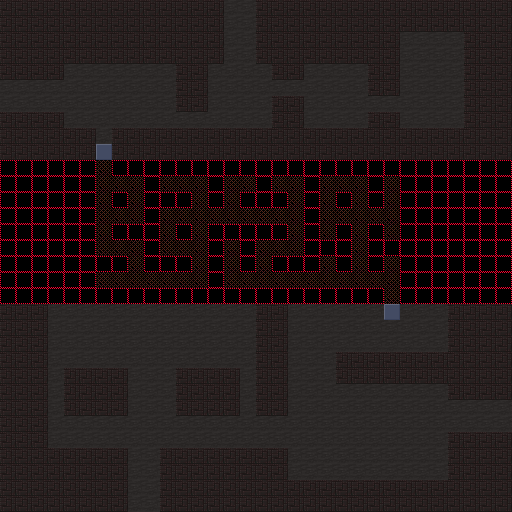

Below is a game level as drawn by its tile map, then a one-line description and the .tmx that defines it (tile-layer data replaced by summaries):
An orthogonal 32x32 tile map with 16x16 px tiles, 3 tile layers (Floor, Tile Layer 1, Tile Layer 2) and 9 objects (9x special).

<map version="1.10" tiledversion="1.11.2" orientation="orthogonal" renderorder="right-down" width="32" height="32" tilewidth="16" tileheight="16" infinite="0" nextlayerid="5" nextobjectid="12">
 <tileset firstgid="1" source="../../tilesets/voxel.tsx" />
 <layer id="1" name="Floor" width="32" height="32">
  <data>[1024 cells, 820 non-empty, 4 distinct tile ids]</data>
 </layer>
 <objectgroup id="4" name="Objects">
  <object id="2" name="room_transport" type="special" x="224" y="0" width="32" height="48">
   <properties>
    <property name="direction" value="up" />
   </properties>
  </object>
  <object id="3" name="room_transport" type="special" x="464" y="400" width="48" height="32">
   <properties>
    <property name="direction" value="right" />
   </properties>
  </object>
  <object id="4" name="room_transport" type="special" x="128" y="464" width="32" height="48">
   <properties>
    <property name="direction" value="down" />
   </properties>
  </object>
  <object id="5" name="room_transport" type="special" x="0" y="80" width="48" height="32">
   <properties>
    <property name="direction" value="left" />
   </properties>
  </object>
  <object id="7" name="dynamic_geo" type="special" x="224" y="0" width="32" height="64">
   <properties>
    <property name="height" type="int" value="1" />
    <property name="side" value="up" />
    <property name="tile" type="int" value="1" />
   </properties>
  </object>
  <object id="8" name="dynamic_geo" type="special" x="448" y="400" width="64" height="32">
   <properties>
    <property name="height" type="int" value="1" />
    <property name="side" value="right" />
    <property name="tile" type="int" value="1" />
   </properties>
  </object>
  <object id="9" name="dynamic_geo" type="special" x="128" y="448" width="32" height="64">
   <properties>
    <property name="height" type="int" value="1" />
    <property name="side" value="down" />
    <property name="tile" type="int" value="1" />
   </properties>
  </object>
  <object id="10" name="dynamic_geo" type="special" x="0" y="80" width="64" height="32">
   <properties>
    <property name="height" type="int" value="1" />
    <property name="side" value="left" />
    <property name="tile" type="int" value="1" />
   </properties>
  </object>
  <object id="11" name="heart" type="special" x="141.5" y="342.5">
   <point />
  </object>
 </objectgroup>
 <layer id="2" name="Tile Layer 1" width="32" height="32">
  <data>[1024 cells, 623 non-empty, 2 distinct tile ids]</data>
 </layer>
 <layer id="3" name="Tile Layer 2" width="32" height="32">
  <data>[1024 cells, 0 non-empty, 0 distinct tile ids]</data>
 </layer>
</map>
